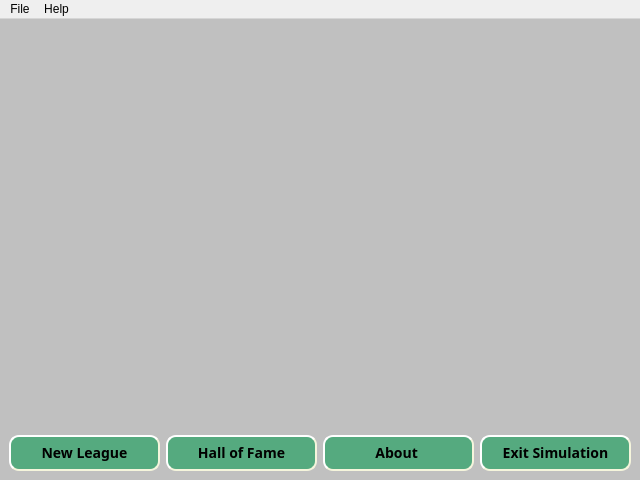
<?xml version="1.0" encoding="UTF-8"?>
<ui version="4.0">
 <class>MainWindow</class>
 <widget class="QMainWindow" name="MainWindow">
  <property name="geometry">
   <rect>
    <x>0</x>
    <y>0</y>
    <width>640</width>
    <height>480</height>
   </rect>
  </property>
  <property name="minimumSize">
   <size>
    <width>320</width>
    <height>240</height>
   </size>
  </property>
  <property name="windowTitle">
   <string>League Simulation</string>
  </property>
  <property name="windowIcon">
   <iconset resource="assets/img/1.qrc">
    <normaloff>:/newPrefix/ball.ico</normaloff>:/newPrefix/ball.ico</iconset>
  </property>
  <property name="tabShape">
   <enum>QTabWidget::Triangular</enum>
  </property>
  <widget class="QWidget" name="centralwidget">
   <property name="styleSheet">
    <string notr="true">QWidget{
background-color:rgb(192,192,192);
}</string>
   </property>
   <layout class="QVBoxLayout" name="verticalLayout_2">
    <item>
     <layout class="QVBoxLayout" name="verticalLayout">
      <item>
       <widget class="QLabel" name="label">
        <property name="minimumSize">
         <size>
          <width>620</width>
          <height>320</height>
         </size>
        </property>
        <property name="text">
         <string/>
        </property>
        <property name="pixmap">
         <pixmap resource="assets/img/1.qrc">:/newPrefix/Lab.jpg</pixmap>
        </property>
        <property name="scaledContents">
         <bool>true</bool>
        </property>
       </widget>
      </item>
      <item>
       <layout class="QHBoxLayout" name="horizontalLayout">
        <property name="sizeConstraint">
         <enum>QLayout::SetMaximumSize</enum>
        </property>
        <item>
         <widget class="QPushButton" name="btn_new">
          <property name="font">
           <font>
            <family>Segoe Print</family>
            <pointsize>-1</pointsize>
            <italic>false</italic>
            <bold>true</bold>
           </font>
          </property>
          <property name="styleSheet">
           <string notr="true">QPushButton {
    background-color:rgb(85, 170, 127);
    border-style: outset;
    border-width: 2px;
    border-radius: 10px;
    border-color: beige;
    font: bold 14px;
    min-width: 5em;
    padding: 6px;
}
QPushButton:pressed {
    background-color: rgb(224, 0, 0);
    border-style: inset;
}</string>
          </property>
          <property name="text">
           <string>New League</string>
          </property>
          <property name="flat">
           <bool>false</bool>
          </property>
         </widget>
        </item>
        <item>
         <widget class="QPushButton" name="btn_hof">
          <property name="font">
           <font>
            <family>Segoe Print</family>
            <pointsize>-1</pointsize>
            <italic>false</italic>
            <bold>true</bold>
           </font>
          </property>
          <property name="styleSheet">
           <string notr="true">QPushButton {
    background-color:rgb(85, 170, 127);
    border-style: outset;
    border-width: 2px;
    border-radius: 10px;
    border-color: beige;
    font: bold 14px;
    min-width: 5em;
    padding: 6px;
}
QPushButton:pressed {
    background-color: rgb(224, 0, 0);
    border-style: inset;
}</string>
          </property>
          <property name="text">
           <string>Hall of Fame</string>
          </property>
          <property name="flat">
           <bool>false</bool>
          </property>
         </widget>
        </item>
        <item>
         <widget class="QPushButton" name="btn_about">
          <property name="font">
           <font>
            <family>Segoe Print</family>
            <pointsize>-1</pointsize>
            <italic>false</italic>
            <bold>true</bold>
           </font>
          </property>
          <property name="styleSheet">
           <string notr="true">QPushButton {
    background-color:rgb(85, 170, 127);
    border-style: outset;
    border-width: 2px;
    border-radius: 10px;
    border-color: beige;
    font: bold 14px;
    min-width: 5em;
    padding: 6px;
}
QPushButton:pressed {
    background-color: rgb(224, 0, 0);
    border-style: inset;
}</string>
          </property>
          <property name="text">
           <string>About </string>
          </property>
          <property name="flat">
           <bool>false</bool>
          </property>
         </widget>
        </item>
        <item>
         <widget class="QPushButton" name="btn_exit">
          <property name="font">
           <font>
            <family>Segoe Print</family>
            <pointsize>-1</pointsize>
            <italic>false</italic>
            <bold>true</bold>
           </font>
          </property>
          <property name="styleSheet">
           <string notr="true">QPushButton {
    background-color:rgb(85, 170, 127);
    border-style: outset;
    border-width: 2px;
    border-radius: 10px;
    border-color: beige;
    font: bold 14px;
    min-width: 5em;
    padding: 6px;
}
QPushButton:pressed {
    background-color: rgb(224, 0, 0);
    border-style: inset;
}</string>
          </property>
          <property name="text">
           <string>Exit Simulation</string>
          </property>
          <property name="flat">
           <bool>false</bool>
          </property>
         </widget>
        </item>
       </layout>
      </item>
     </layout>
    </item>
   </layout>
  </widget>
  <widget class="QMenuBar" name="menubar">
   <property name="geometry">
    <rect>
     <x>0</x>
     <y>0</y>
     <width>640</width>
     <height>22</height>
    </rect>
   </property>
   <widget class="QMenu" name="menuFile">
    <property name="title">
     <string>File</string>
    </property>
    <addaction name="actionNew_League"/>
    <addaction name="actionShow_Hall_of_Fame"/>
    <addaction name="separator"/>
    <addaction name="actionExit"/>
   </widget>
   <widget class="QMenu" name="menuHelp">
    <property name="title">
     <string>Help</string>
    </property>
    <addaction name="actionTutorial"/>
    <addaction name="actionAbout"/>
   </widget>
   <addaction name="menuFile"/>
   <addaction name="menuHelp"/>
  </widget>
  <action name="actionNew_League">
   <property name="icon">
    <iconset resource="../../../../Downloads/fugue-icons-3.5.6-src/icons/icons.qrc">
     <normaloff>:/newPrefix/new-text.png</normaloff>:/newPrefix/new-text.png</iconset>
   </property>
   <property name="text">
    <string>New League</string>
   </property>
   <property name="shortcut">
    <string>Alt+N</string>
   </property>
  </action>
  <action name="actionLoad_results">
   <property name="icon">
    <iconset resource="../../../../Downloads/fugue-icons-3.5.6-src/icons/icons.qrc">
     <normaloff>:/newPrefix/folder-open-table.png</normaloff>:/newPrefix/folder-open-table.png</iconset>
   </property>
   <property name="text">
    <string>Load Results</string>
   </property>
   <property name="shortcut">
    <string>Alt+L</string>
   </property>
  </action>
  <action name="actionShow_Hall_of_Fame">
   <property name="icon">
    <iconset resource="../../../../Downloads/fugue-icons-3.5.6-src/icons/icons.qrc">
     <normaloff>:/newPrefix/trophy.png</normaloff>:/newPrefix/trophy.png</iconset>
   </property>
   <property name="text">
    <string>Show Hall of Fame</string>
   </property>
  </action>
  <action name="actionExit">
   <property name="icon">
    <iconset resource="../../../../Downloads/fugue-icons-3.5.6-src/icons/icons.qrc">
     <normaloff>:/newPrefix/cross-script.png</normaloff>:/newPrefix/cross-script.png</iconset>
   </property>
   <property name="text">
    <string>Exit</string>
   </property>
   <property name="shortcut">
    <string>Ctrl+E</string>
   </property>
  </action>
  <action name="actionTutorial">
   <property name="icon">
    <iconset resource="../../../../Downloads/fugue-icons-3.5.6-src/icons/icons.qrc">
     <normaloff>:/newPrefix/stickman-smiley-question.png</normaloff>:/newPrefix/stickman-smiley-question.png</iconset>
   </property>
   <property name="text">
    <string>Tutorial</string>
   </property>
  </action>
  <action name="actionAbout">
   <property name="icon">
    <iconset resource="../../../../Downloads/fugue-icons-3.5.6-src/icons/icons.qrc">
     <normaloff>:/newPrefix/information-button.png</normaloff>:/newPrefix/information-button.png</iconset>
   </property>
   <property name="text">
    <string>About</string>
   </property>
  </action>
 </widget>
 <resources>
  <include location="../../../../Downloads/fugue-icons-3.5.6-src/icons/icons.qrc"/>
  <include location="assets/img/1.qrc"/>
 </resources>
 <connections/>
</ui>
